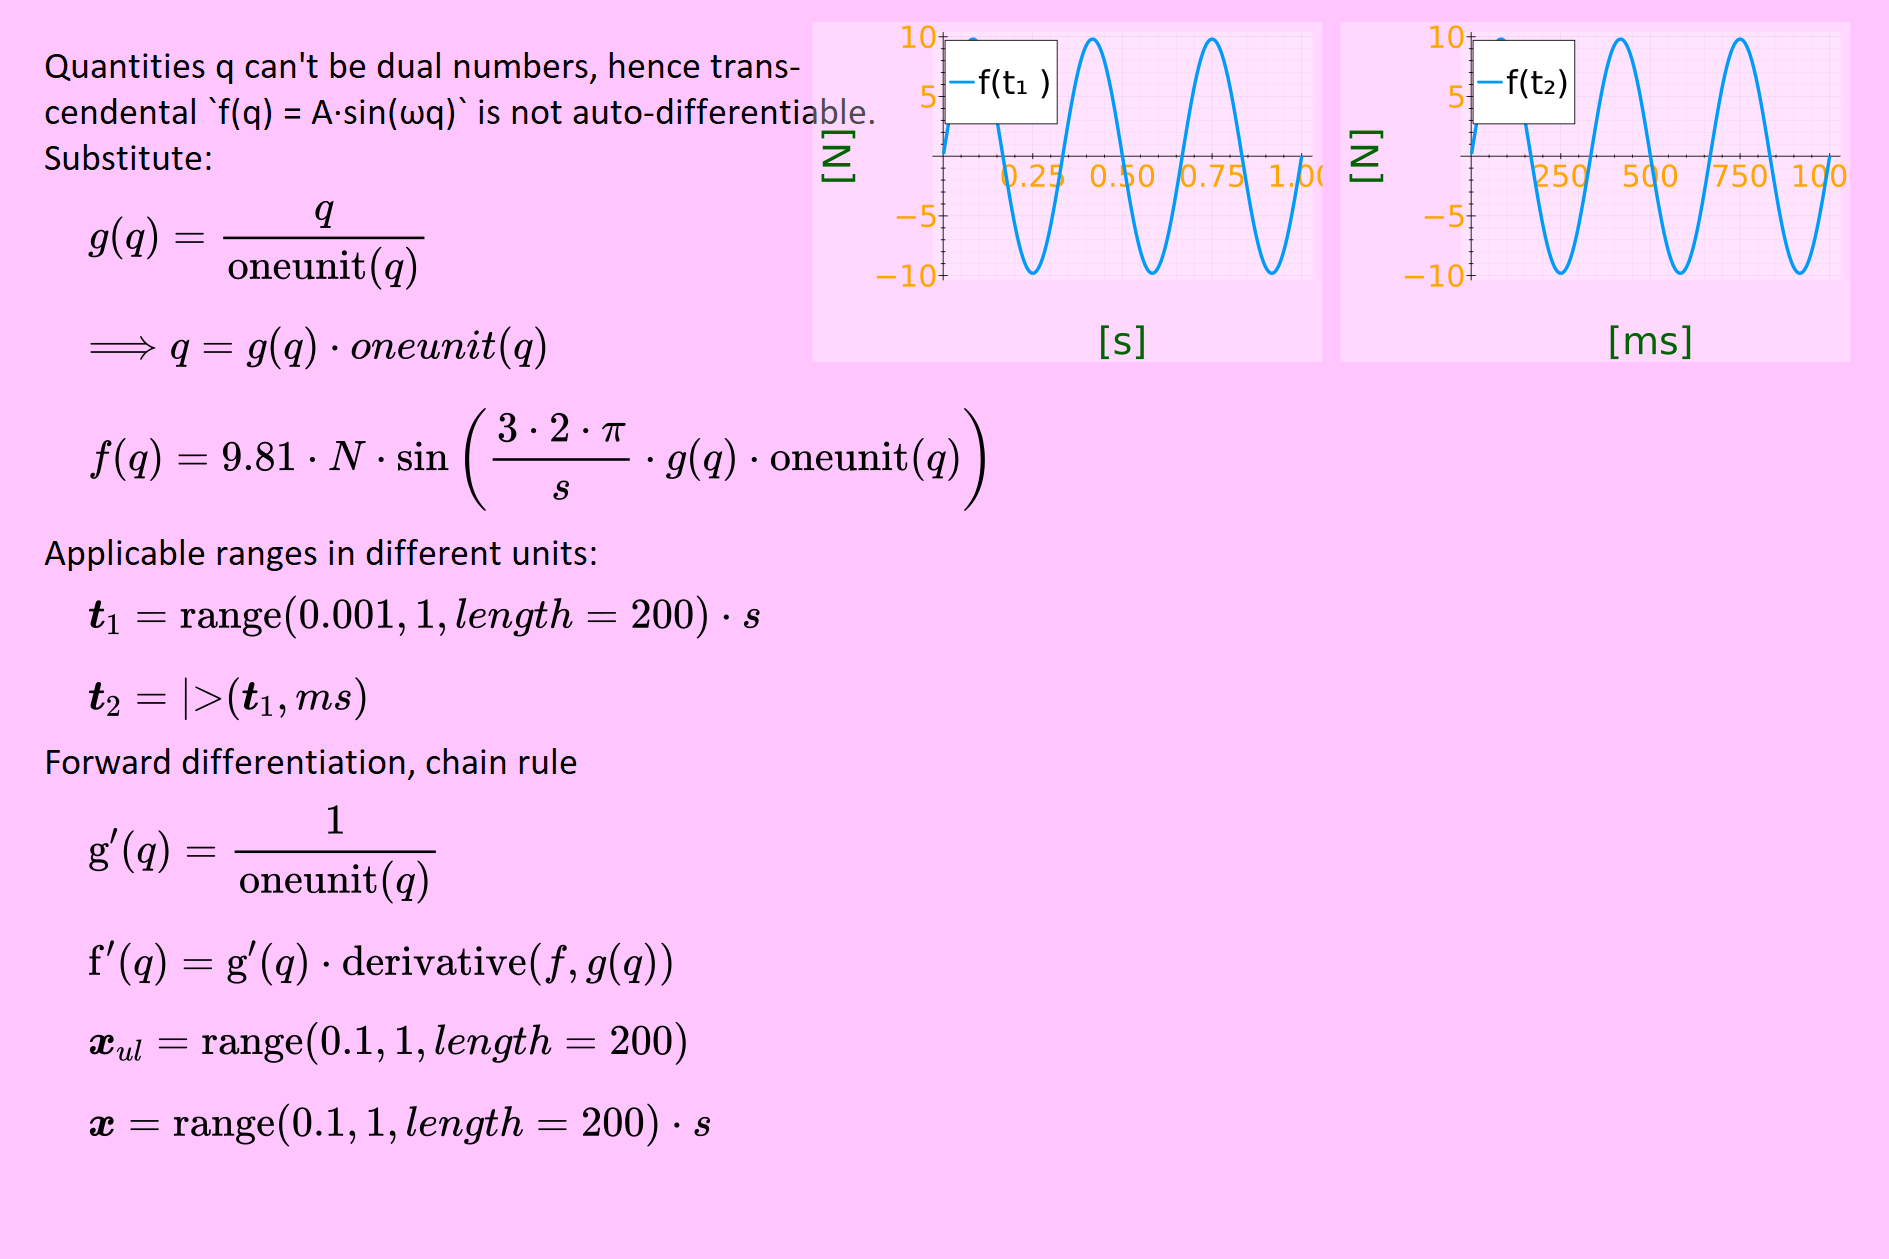

Recreate this plot in Julia.
using Revise
import MechanicalSketch: @import_expand, empty_figure, WI, HE, EM, O, PT, FS, finish
import MechanicalSketch: settext, place_image, PALETTE, color_with_lumin, circle, line
import MechanicalSketch: circle, ∙, arrow_nofill, Point, @layer, sethue, draw_expr
import MechanicalSketch: latexify, arrow, Quantity, readsvg, unit, ustrip
import MechanicalSketch: ForwardDiff, box_fill_outline, brush, setopacity
import MechanicalSketch: @ev_draw, snapshot, preview, currentdrawing, show_expression
import ForwardDiff:      derivative, Tag, Dual, can_dual
import MechanicalSketch: MechanicalUnits, @L_str
import MechanicalUnits:  FreeUnits
using MechGluecode

# Plot dependencies in 'test_functions_37.jl'

if !@isdefined N
    @import_expand(~m, ~s, °, N)
end
include("test_functions_37.jl")
include("test_functions_40.jl")

empty_figure(backgroundcolor = color_with_lumin(PALETTE[5], 90),
        hue = "black", height = 10m);
# Placement grid for plots
nvert = 2
plys = range(- HE / 2 + 0.5EM, HE /2 - + EM, length = nvert + 1)
plxs = [-3EM, 9EM]
height = 0.18WI

# Starting point, line spacing, latex scaling (size varies with contents)
cpt = O + (-WI / 2 + EM, -HE / 2 + 2EM)
Δcpy = 2
scalelatex = 3.143
pcpt = cpt

pcpt = cpt
@ev_draw("Quantities q can't be dual numbers, hence trans-
cendental `f(q) = A∙sin(ωq)` is not auto-differentiable.
Substitute:",
    quote
        g(q) = q / oneunit(q)
        string("⟹ q = g(q) · oneunit(q)")
        f(q) =  9.81N ∙ sin(3∙2π / s ∙ g(q) ∙ oneunit(q) )
    end)

@ev_draw("Applicable ranges in different units:",
    quote
        𝐭_1 = range(0.001, 1, length = 200)s
        𝐭_2 = 𝐭_1 |> ms
    end)
𝐲_1 = f.(𝐭_1)
pl1 = plot(𝐭_1, 𝐲_1 ; label = "f(t₁ )");
ptul, ptbr = place_image_37(O + (plxs[1], plys[1]), pl1; height)

𝐲_2 = f.(𝐭_2)
pl2 = plot(𝐭_2, 𝐲_2 ; label = "f(t₂)");
ptul, ptbr = place_image_37(O + (plxs[2], plys[1]), pl2; height)
snapshot()

# TODO
# use Chain rules to differentiate rules?
# -> Chain rules not used by ForwardDiff. Other packages? ForwardDiff2 defunct.
# Also, Macrotools, postwalk, prewalk: No type info.
# Mjolnir.jl @trace can do much more. Could be used for substitutions
# @edit derivative(f, 1.2)
# Anyway, this is complicated, while simple finite difference differentiation might
# do the trick better. https://github.com/JuliaDiff/FiniteDiff.jl
# On the other hand, defining chain rules for units (in a separate package)
# may work well with DifferentialEquations....

@ev_draw("Forward differentiation, chain rule",
        quote
            g′(q) = 1 / oneunit(q)
            f′(q) = g′(q) * derivative.(f, g(q))
            𝐱_ul = range(0.1, 1, length = 200)
            𝐱 = range(0.1, 1, length = 200)s
        end)



#pl1 = plot(f, 𝐱_ul; label = "f(xᵤₗ)");
#ptul, ptbr = place_image_37(O + (-3EM, plys[1]), pl1; height)

#pl2 = plot(f′, 𝐱_ul; label = "f′(xᵤₗ)");
#ptul, ptbr = place_image_37(O + (9EM, plys[1]), pl2; height)



#𝐲′  = f′.(𝐱)
#pl4 = plot(𝐱, 𝐲′; label = "f′(x)");
#ptul, ptbr = place_image_37(O + (9EM, plys[2]), pl4; height)

@layer begin
    sethue(PALETTE[4])
    setopacity(0.5)
    #brush(ptul, ptbr)
    #brush(Point(ptul.x, ptbr.y), Point(ptbr.x, ptul.y))
end

snapshot(fname = joinpath(@__DIR__, "test_40.png"))
